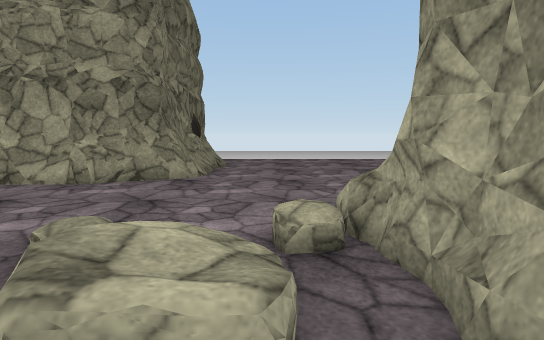
View 1 (above)

21 first-person views from a walk through a scene from a Unity 3-D project. The camera is 1.3 m above the floor, tilts 6° down and sees 80° across. The floor is counted in squares, 1 m on a side. Each view is taken from the middle of a square. On the plan, view 1 faces up. The plan holds only what a view shows up to about 14 squares ahead; the rest is blank. The place goes on beyond the plan. The player is left out. Some surface patterns are stand-ins.

View 2
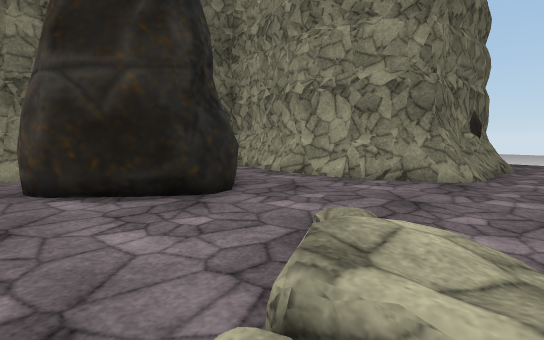

View 3
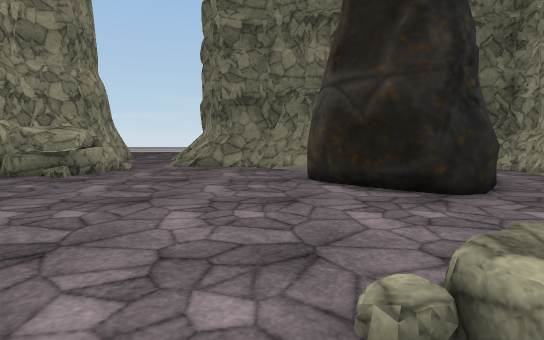

View 4
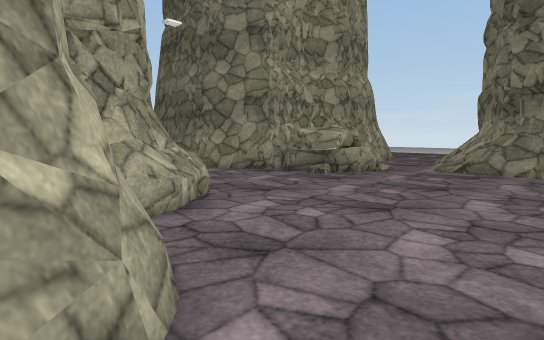

View 5
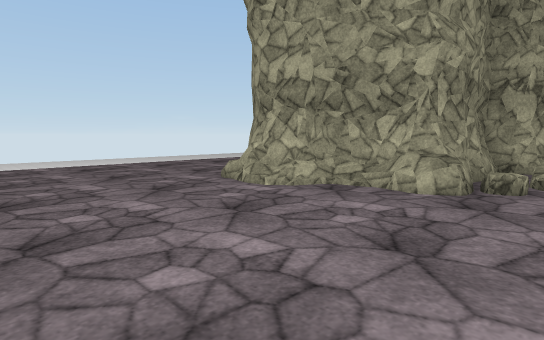

View 6
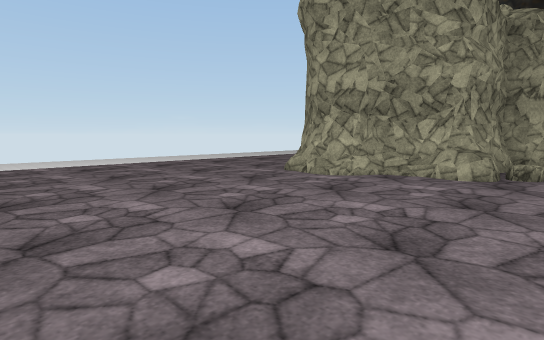

View 7
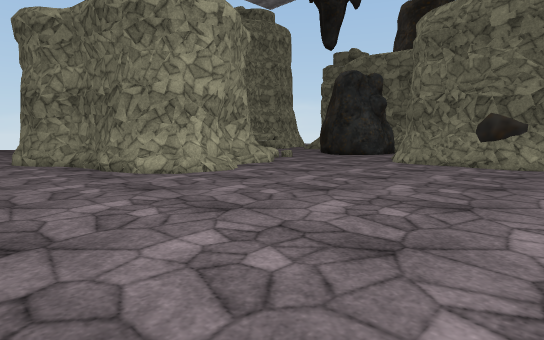

View 8
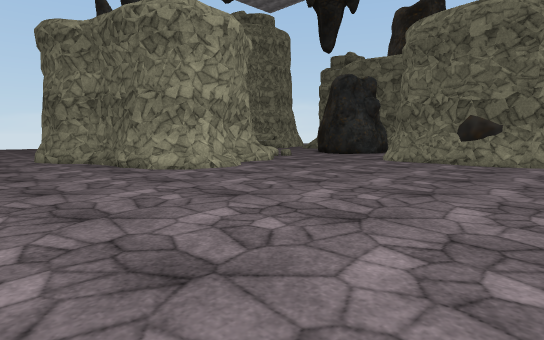

View 9
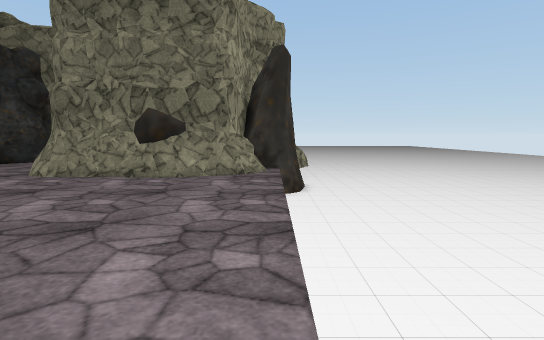

View 10
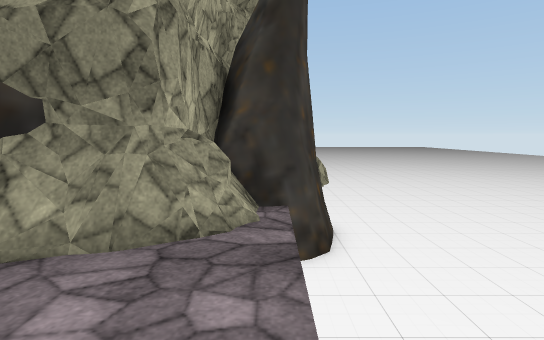

View 11
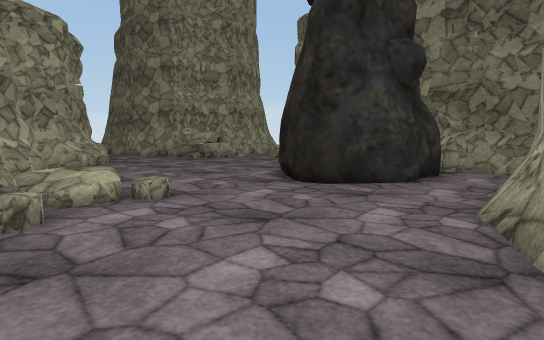

View 12
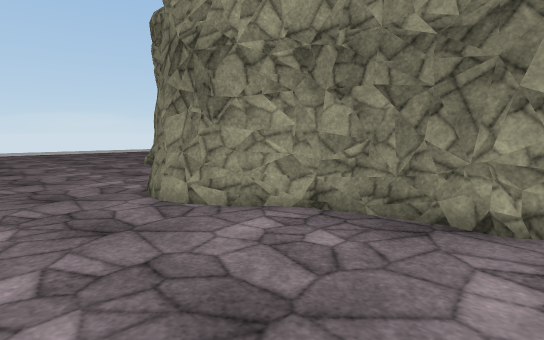

View 13
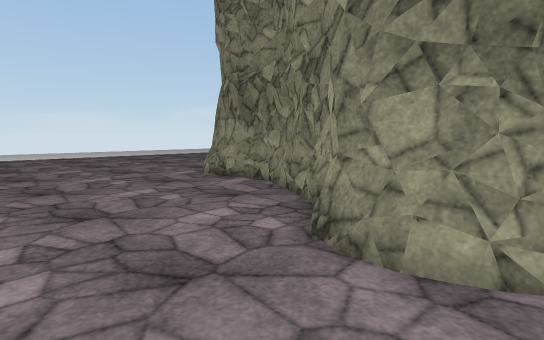

View 14
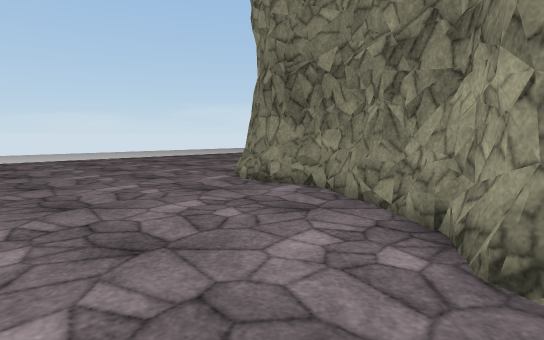

View 15
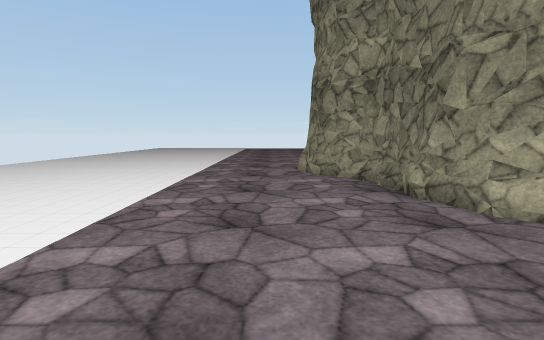

View 16
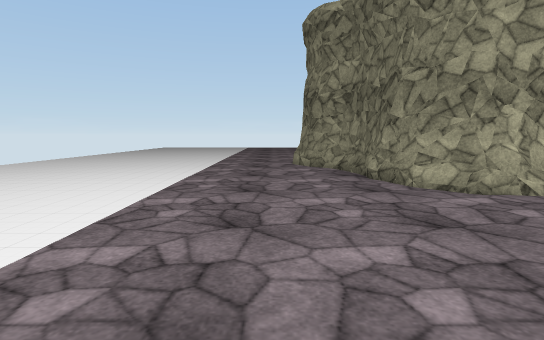

View 17
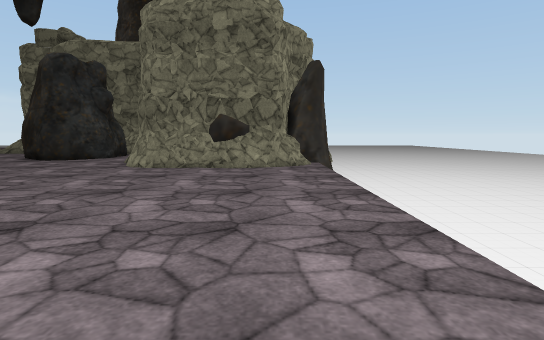

View 18
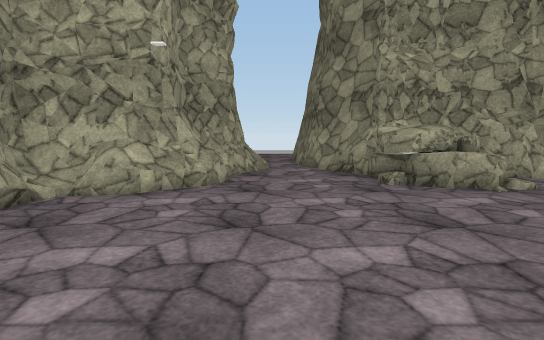

View 19
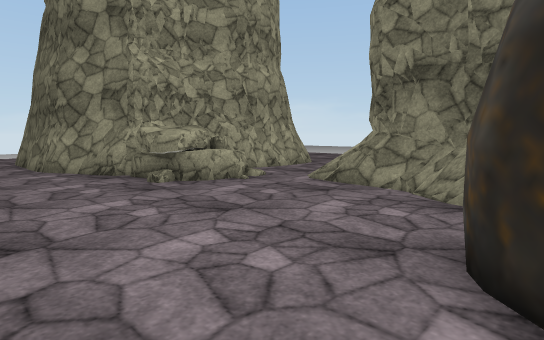

View 20
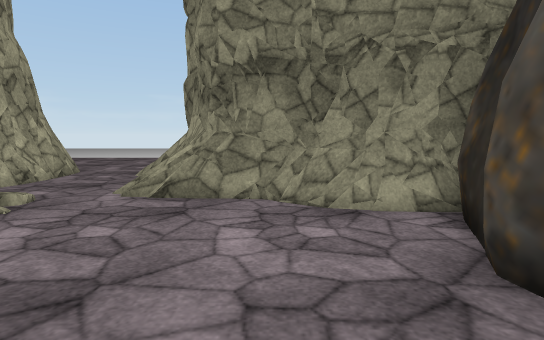

View 21
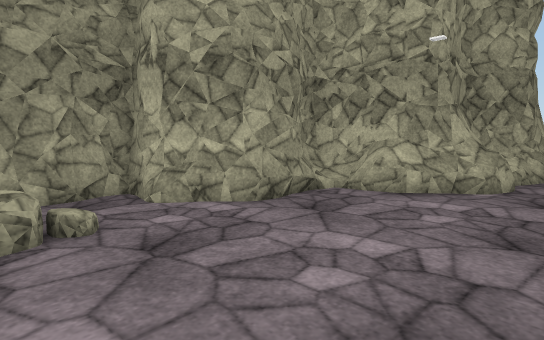

### Floor plan
Key: @ floor where view 1 was taken; # wall or solid block; . main floor; : floor 0.25 m higher than the main floor; + floor 0.5 m higher than the main floor; / step, stairs or slope; = window, fence, low wall or low ledge; ^ raised ledge; v drop or lower ground; O other object.
Columns run from 20 left of view 1 to 15 right of it. Each row starts with its distance up from view 1.
 20         v=vvvvvvvvvvvvvvvvv
 19              ##vvvvvvvvvvv
 18               ##v................ .
 17               ###=................
 16                 ##.................
 15                  #.................
 14                  #.................
 13                  #.................
 12                  #.................
 11                  #.................v
 10        #####  ####.................v
  9        #===#####=..................v
  8        #=..........................v
  7        #=................#==.......v
  6        #######...........###=......v
  5              ##......=#######......v
  4              ##...../###    ##.....v
  3              ##...O#//#     ##.....v
  2        #######.....+/=#      #.....v
  1        ##..##......:.=#      #.....v
  0        #=...........@.#      ##....v
 -1        #............###       ##...
 -2       ##...........##         ##...
 -3     ###=...........##        ##....
 -4    ##  /...........##       ##.....
 -5    //............===#       #......
 -6  .......===.....=^###      ##......
 -7 ........=#^^....##         #.......
 -8 ..=####.=# ^....##         #.......
 -9 .=##########...=#          #=.....
-10           ##...##          #......
-11            ##..#           #......

Positions as (right, up) in squares from view 1, and headings:
1: (0, 0), facing up
2: (0, 0), facing up-left
3: (1, 0), facing left
4: (0, 0), facing down-left
5: (-1, 13), facing down-right
6: (-1, 16), facing down-right
7: (13, 17), facing down-left
8: (14, 18), facing down-left
9: (8, 18), facing left
10: (1, 18), facing left
11: (1, 10), facing down-left
12: (14, 5), facing down-left
13: (14, 0), facing down-left
14: (14, -2), facing down-left
15: (12, 11), facing down
16: (12, 14), facing down
17: (11, 16), facing left
18: (-6, 2), facing down
19: (-5, 2), facing down-left
20: (-6, -1), facing left
21: (-6, 2), facing down-right
